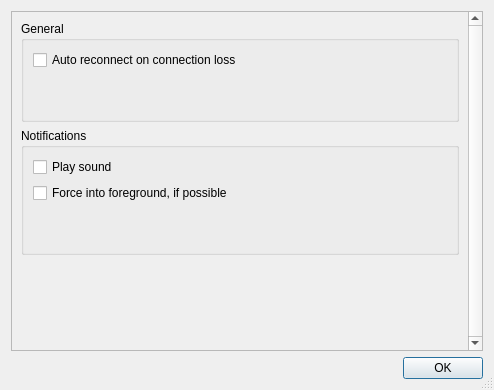
<?xml version="1.0" encoding="UTF-8"?>
<ui version="4.0">
 <class>OptionsDialog</class>
 <widget class="QDialog" name="OptionsDialog">
  <property name="windowModality">
   <enum>Qt::ApplicationModal</enum>
  </property>
  <property name="geometry">
   <rect>
    <x>0</x>
    <y>0</y>
    <width>494</width>
    <height>390</height>
   </rect>
  </property>
  <property name="windowTitle">
   <string>Options</string>
  </property>
  <property name="sizeGripEnabled">
   <bool>true</bool>
  </property>
  <property name="modal">
   <bool>true</bool>
  </property>
  <layout class="QVBoxLayout" name="verticalLayout">
   <item>
    <widget class="QScrollArea" name="scrollArea">
     <property name="verticalScrollBarPolicy">
      <enum>Qt::ScrollBarAlwaysOn</enum>
     </property>
     <property name="widgetResizable">
      <bool>true</bool>
     </property>
     <widget class="QWidget" name="scrollAreaWidgetContents">
      <property name="geometry">
       <rect>
        <x>0</x>
        <y>0</y>
        <width>457</width>
        <height>341</height>
       </rect>
      </property>
      <layout class="QVBoxLayout" name="verticalLayout_2">
       <item>
        <widget class="QGroupBox" name="groupBox">
         <property name="title">
          <string>General</string>
         </property>
         <layout class="QVBoxLayout" name="verticalLayout_4">
          <item>
           <widget class="QCheckBox" name="cbox_autoReconnect">
            <property name="text">
             <string>Auto reconnect on connection loss</string>
            </property>
           </widget>
          </item>
          <item>
           <spacer name="verticalSpacer_3">
            <property name="orientation">
             <enum>Qt::Vertical</enum>
            </property>
            <property name="sizeHint" stdset="0">
             <size>
              <width>20</width>
              <height>40</height>
             </size>
            </property>
           </spacer>
          </item>
         </layout>
        </widget>
       </item>
       <item>
        <widget class="QGroupBox" name="groupBox_2">
         <property name="title">
          <string>Notifications</string>
         </property>
         <layout class="QVBoxLayout" name="verticalLayout_3">
          <item>
           <widget class="QCheckBox" name="cbox_playSound">
            <property name="text">
             <string>Play sound</string>
            </property>
           </widget>
          </item>
          <item>
           <widget class="QCheckBox" name="cbox_forceForeground">
            <property name="text">
             <string>Force into foreground, if possible</string>
            </property>
           </widget>
          </item>
          <item>
           <spacer name="verticalSpacer">
            <property name="orientation">
             <enum>Qt::Vertical</enum>
            </property>
            <property name="sizeHint" stdset="0">
             <size>
              <width>20</width>
              <height>40</height>
             </size>
            </property>
           </spacer>
          </item>
         </layout>
        </widget>
       </item>
       <item>
        <spacer name="verticalSpacer_2">
         <property name="orientation">
          <enum>Qt::Vertical</enum>
         </property>
         <property name="sizeHint" stdset="0">
          <size>
           <width>20</width>
           <height>40</height>
          </size>
         </property>
        </spacer>
       </item>
      </layout>
     </widget>
    </widget>
   </item>
   <item>
    <widget class="QDialogButtonBox" name="buttonBox">
     <property name="orientation">
      <enum>Qt::Horizontal</enum>
     </property>
     <property name="standardButtons">
      <set>QDialogButtonBox::Ok</set>
     </property>
    </widget>
   </item>
  </layout>
 </widget>
 <resources/>
 <connections>
  <connection>
   <sender>buttonBox</sender>
   <signal>accepted()</signal>
   <receiver>OptionsDialog</receiver>
   <slot>accept()</slot>
   <hints>
    <hint type="sourcelabel">
     <x>248</x>
     <y>254</y>
    </hint>
    <hint type="destinationlabel">
     <x>157</x>
     <y>274</y>
    </hint>
   </hints>
  </connection>
  <connection>
   <sender>buttonBox</sender>
   <signal>rejected()</signal>
   <receiver>OptionsDialog</receiver>
   <slot>reject()</slot>
   <hints>
    <hint type="sourcelabel">
     <x>316</x>
     <y>260</y>
    </hint>
    <hint type="destinationlabel">
     <x>286</x>
     <y>274</y>
    </hint>
   </hints>
  </connection>
 </connections>
</ui>
